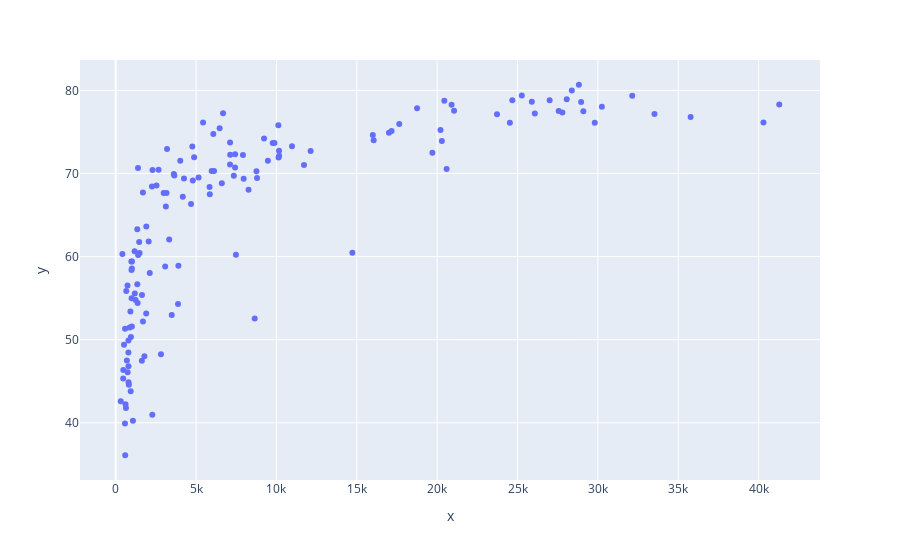

Notebook source saved alongside this figure:
### Markdown cell above
# EJERCICIO 1

- Haz un query que filtre el año 1997 y se cree un subset
- Crea una gráfica de disperción con la función `px.scatter` que compare el GDP per capita y la esperanza de vida

### Code cell
# px._______(data = ____, x=_____, y=_____, other_paremeters=____)
df = dataset.copy()
df_f = df[df["year"]==1997]
fig = px.scatter(x=df_f["gdpPercap"], y=df_f["lifeExp"])
fig.show()

### Figure 1 — Plotly figure (JSON) as saved in the notebook; plotly's stock layout.template omitted (floating-point values rounded to 4 significant figures; data arrays with more than 128 entries replaced by an {"elided": "..."} marker saying what was removed)
{"data": [{"hovertemplate": "x=%{x}<br>y=%{y}<extra></extra>", "legendgroup": "", "marker": {"color": "#636efa", "symbol": "circle"}, "mode": "markers", "name": "", "orientation": "v", "showlegend": false, "type": "scatter", "x": {"elided": "142 float values"}, "xaxis": "x", "y": {"elided": "142 float values"}, "yaxis": "y"}], "layout": {"autosize": true, "legend": {"tracegroupgap": 0}, "margin": {"t": 60}, "xaxis": {"anchor": "y", "autorange": true, "domain": [0, 1], "range": [-2190.0, 43790.0], "title": {"text": "x"}, "type": "linear"}, "yaxis": {"anchor": "x", "autorange": true, "domain": [0, 1], "range": [32.63, 84.14], "title": {"text": "y"}, "type": "linear"}}}
